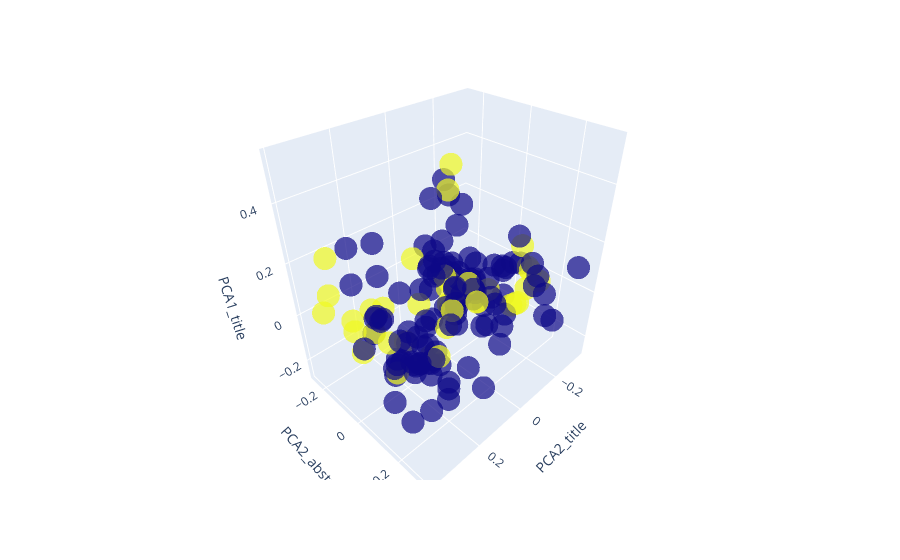

Source (notebook cell):
### Markdown cell above
#### 3D scatter plot

### Code cell
fig = px.scatter_3d(df_filtered, x="PCA2_title", y="PCA2_abstract", z="PCA1_title", color="label", opacity=0.7)
fig.update_coloraxes(showscale=False)
fig.show()

### Figure 1 — Plotly figure (JSON) as saved in the notebook; plotly's stock layout.template omitted (floating-point values rounded to 4 significant figures; data arrays with more than 128 entries replaced by an {"elided": "..."} marker saying what was removed)
{"data": [{"hovertemplate": "PCA2_title=%{x}<br>PCA2_abstract=%{y}<br>PCA1_title=%{z}<br>label=%{marker.color}<extra></extra>", "legendgroup": "", "marker": {"color": {"elided": "155 int values"}, "coloraxis": "coloraxis", "opacity": 0.7, "symbol": "circle"}, "mode": "markers", "name": "", "scene": "scene", "showlegend": false, "type": "scatter3d", "x": {"elided": "155 float values"}, "y": {"elided": "155 float values"}, "z": {"elided": "155 float values"}}], "layout": {"coloraxis": {"colorbar": {"title": {"text": "label"}}, "colorscale": [[0, "#0d0887"], [0.1111, "#46039f"], [0.2222, "#7201a8"], [0.3333, "#9c179e"], [0.4444, "#bd3786"], [0.5556, "#d8576b"], [0.6667, "#ed7953"], [0.7778, "#fb9f3a"], [0.8889, "#fdca26"], [1, "#f0f921"]], "showscale": false}, "legend": {"tracegroupgap": 0}, "margin": {"t": 60}, "scene": {"domain": {"x": [0, 1], "y": [0, 1]}, "xaxis": {"title": {"text": "PCA2_title"}}, "yaxis": {"title": {"text": "PCA2_abstract"}}, "zaxis": {"title": {"text": "PCA1_title"}}}}}
